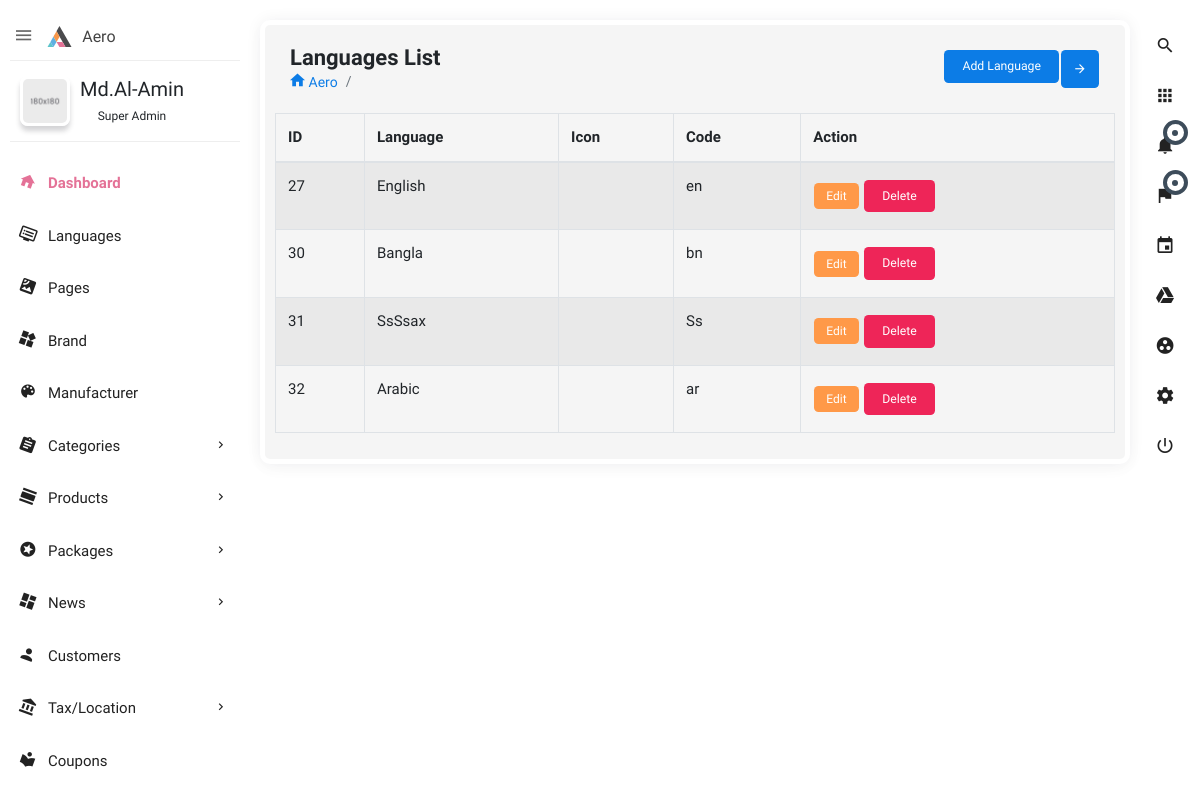
/home/languages-list, run on the app's committed database.
### languages/models.py (models this page shows, shortened)
class Languages(models.Model):
    name=models.CharField(max_length=50)
    code=models.CharField(max_length=20)
    icon = models.ImageField(
        upload_to='static/assets/images/language_icons', blank=True, null=True)
    directory = models.CharField(max_length=100, blank=True, null=True)

### languages/views.py (the view)
# urls.py: path('languages-list',  views.list, name='l_list'),
def list(request):
    lists =  Languages.objects.all()
    args = {'lists': lists}
    return render(request, 'languages/list.html', args)

### languages/templates/languages/list.html (shortened to what this page needs)
{% extends 'base.html' %}
{% load static %}
{% block main_content %}
<section class="content">
    <div class="block-header">
        <div class="row">
            <div class="col-lg-7 col-md-6 col-sm-12">
                <h2>Languages List</h2>
                <ul class="breadcrumb">
                    <li class="breadcrumb-item"><a href="index.html"><i class="zmdi zmdi-home"></i> Aero</a></li>
                    <li class="breadcrumb-item active"></li>
                </ul>
            </div>
            <div class="col-lg-5 col-md-6 col-sm-12">
                <button class="btn btn-primary btn-icon float-right right_icon_toggle_btn" type="button"><i
                        class="zmdi zmdi-arrow-right"></i></button>
                <div class="box-footer text-right">
                    <a href="/home/languages">
                        <button type="button" class="btn btn-primary">Add Language</button>
                    </a>
                </div>
            </div>
        </div>
    </div>
    <table style="width:100%" id="example1" class="table table-bordered table-striped">
        <thead>
            <tr>
                <th>ID</th>
                <th>Language</th>
                <th>Icon</th>
                <th>Code</th>
                <th>Action</th>
            </tr>
        </thead>
        <tbody>
            {% for list in lists%}
            <tr>
                <td>{{list.id}}</td>
                <td>{{list.name}}</td>
                <td><img src="/{{list.icon}}" width="25px" alt=""></td>
                <td>{{list.code}}</td>
                <td>
                 <a href="{% url 'updatedata' list.id %}" class="btn btn-warning btn-sm">Edit</a>
                 <form action="{% url 'deletedata'  list.id %}" method="post" class="d-inline">
                   <input type="submit"  class="btn btn-danger" value="Delete">
                 </form>
                </td>
            </tr>
            {% endfor %}
        </tbody>
    </table>
</section>
{% endblock main_content %}

### data on the page
Languages: id "27", name "English", code "en"
Languages: id "30", name "Bangla", code "bn"
Languages: id "31", name "SsSsax", code "Ss"
Languages: id "32", name "Arabic", code "ar"
